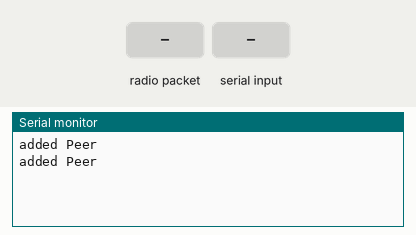
Bench run of a sketch on a simulated ESP32. Shown: the last lines printed to the serial monitor. Inputs (shaded band) come from the test bench. WiFi joins after 1.5 s; servers stay silent unless stated.

Above: at 1.2 s.
1.3 s: radio packet "connect" arrives
At 1.7 s:
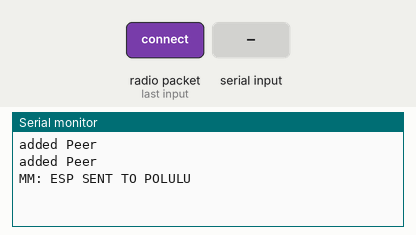
2.8 s: "connect" received over Serial
At 4.8 s:
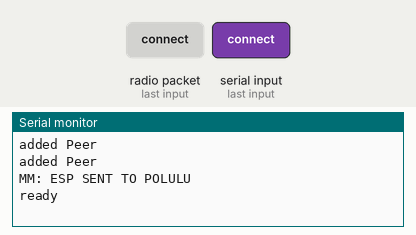
5.3 s: "1" received over Serial
At 6.8 s:
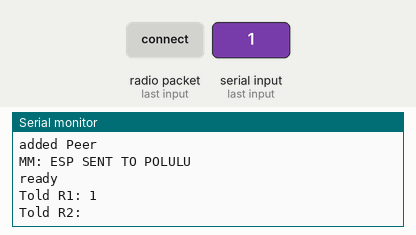
7.8 s: "connect" received over Serial
At 9.9 s:
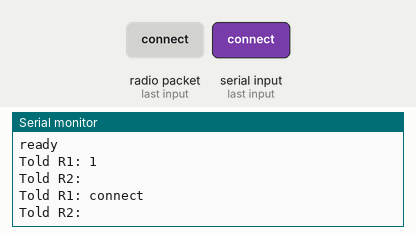
10.3 s: "0" received over Serial
At 11.8 s:
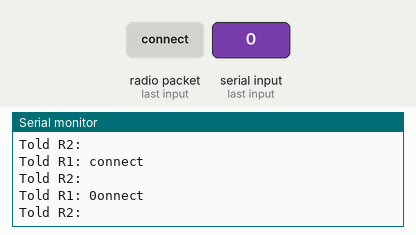

The sketch:

ManagerESP.ino
```cpp
//CODE OF MIDDLE MAN ESP: REC FROM COMP / SEND TO ESP/POLULU
#include <WiFi.h>
#include <esp_wifi.h>
#include <esp_now.h>
#include <string.h>
#include <HardwareSerial.h>
#include "esp_log.h"

// SOHUM ESP32-PICO-MINI-02
uint8_t espMac[] = {0xE8, 0x9F, 0x6D, 0x2F, 0xB2, 0xC4};

// EACH ESP32 MAC ADDRESS ON THE POLULUS
uint8_t macAddresses[][6] = {
    {0x40, 0x22, 0xD8, 0x5F, 0xA9, 0xF0}, // Thomas ESP32-WROOM MAC
    {0xE8, 0x9F, 0x6D, 0x24, 0x87, 0x5C}, // Garrett ESP32-PICO MAC
};


// Message template across ESPS
typedef struct commands {
  char rob1Cmd[50];
  char rob2Cmd[50];
} commands;

const int numPolulus = sizeof(macAddresses) / sizeof(macAddresses[0]);
// ADDING EACH ESP AS A PEER/ SETTING UP EACH COMMUNICATION TO POLULUS
void connect_to_esps() {
  for (int i = 0; i < numPolulus; i++) {
    // Init connect
    esp_now_peer_info_t peerInfo;
    memset(&peerInfo, 0, sizeof(peerInfo));
    memcpy(peerInfo.peer_addr, macAddresses[i], 6);
    peerInfo.channel = 0;
    peerInfo.encrypt = false;
    // Trying connect
    if (esp_now_add_peer(&peerInfo) == ESP_OK) {
      Serial.println("added Peer");
    } else {
      Serial.println("Failed to add peer: ");
    }
  }
}
// ADDING EACH ESP AS A PEER/ SETTING UP EACH COMMUNICATION TO POLULUS

// Callback After Send: prolly mainly for debugging
void OnDataSent(const uint8_t *mac_addr, esp_now_send_status_t status) {
}


commands espCMDS;
// Recv Callback FROM ESPNOW: GET COMPCMD -> SEND TO ESP
void OnDataRecv(const uint8_t *mac, const uint8_t *incomingData, int len) {
  Serial.println("MM: ESP SENT TO POLULU");
}

void setup(){
  Serial.begin(115200);
  // ESPNOW PROTOCOL SETUP
  WiFi.mode(WIFI_STA);
  WiFi.STA.begin();
  if (esp_now_init() != ESP_OK) {
    Serial.println("Error initializing ESP-NOW");
    return;
  }
  connect_to_esps();
  esp_now_register_send_cb(OnDataSent);
  esp_now_register_recv_cb(esp_now_recv_cb_t(OnDataRecv));
}

bool handshake = false;
commands rcvCmds;

void loop(){
  //STOPS FEEDBACK CURRENT LOG STATE
  esp_log_level_set("*", ESP_LOG_ERROR);
  if (!handshake) {
    if (Serial.available()) {
      static char buf[20];
      int bytesRead = Serial.readBytes(buf, sizeof(buf) - 1);
      buf[bytesRead] = '\0';
      if (strcmp(buf, "connect") == 0) {
        Serial.println("ready");
        handshake = true;
      }
    }
  } else {
    if (Serial.available() > 0) {
      Serial.readBytes((char *)&rcvCmds, sizeof(commands));
      rcvCmds.rob1Cmd[49] = '\0';
      rcvCmds.rob2Cmd[49] = '\0';
      Serial.print("Told R1: ");
      Serial.println(rcvCmds.rob1Cmd);
      Serial.print("Told R2: ");
      Serial.println(rcvCmds.rob2Cmd);
      // FINAL -> For loop, send rob_Idx_Cmd to macAddress[Idx]
      for (int i = 0; i < numPolulus; i++) {
        esp_now_send(macAddresses[i], (uint8_t*) &rcvCmds, sizeof(rcvCmds));
      }
    }
  }
}
```

Measured:
- after the input at 1.3 s, the serial monitor: prints a new line at once (image 1)
- after the input at 2.8 s, the serial monitor: prints a new line after 1.0 s (image 2)
- after the input at 5.3 s, the serial monitor: prints a new line after 1.0 s (image 3)
- after the input at 7.8 s, the serial monitor: prints a new line after 1.0 s (image 4)
- after the input at 10.3 s, the serial monitor: prints a new line after 1.0 s (image 5)
